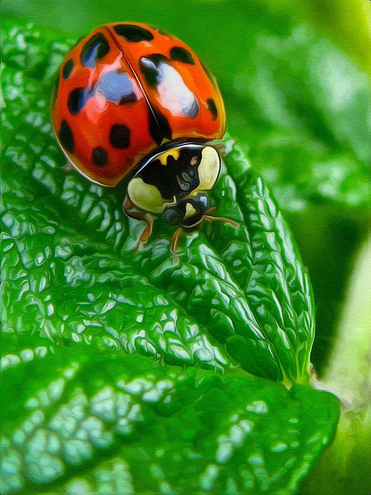
#> input picture lab4/img1.png, 371 x 495 px, shrunk from 675 x 900 before the run
$ python lab4.py
#> lines starting #> are read from the running program, lines starting #| are printed output that depends on the picture; after the words box and inside, x2 and y2 are one past the last pixel; in counts of white or black regions, pixels touching at a corner belong together; long printed decimals are rounded
import numpy as np
from PIL import Image
import matplotlib.pyplot as plt
# [19 lines of commented-out code are left out]

'''
4: twierdzenie Nyquista
5: aliasing
'''
###############################################################################
# Kwantyzacja

#axis = 1 - row, axis = 2 - col, axis = 2 depth
jasnosc = lambda img: (np.max(img, axis=2) + np.min(img, axis=2))/2
usrednienie = lambda img: img.mean(axis=2)
luminacja = lambda img: np.dot(img, [0.21, 0.72, 0.07])

# 3.1
img = np.array(Image.open('img1.png'))
#> img is the input picture: shape (495, 371, 3); mean R, G, B 67.6, 135, 41.5
# 3.2
print(f'Shape: {img.shape}')
#| Shape: (495, 371, 3)
# 3.3
print(f'Depth: {img[0, 0].size}')
#| Depth: 3

jas = jasnosc(img)
usr = usrednienie(img)
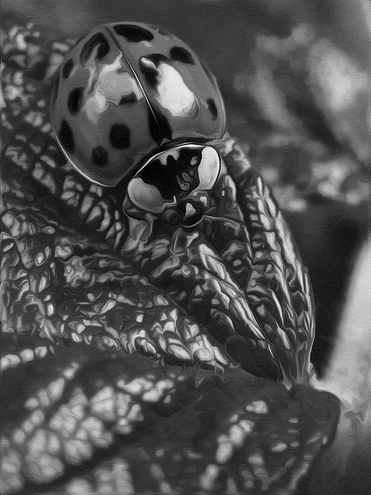
#> usr: shape (495, 371) float64; min 0, max 255, mean 81.4
lum = luminacja(img)
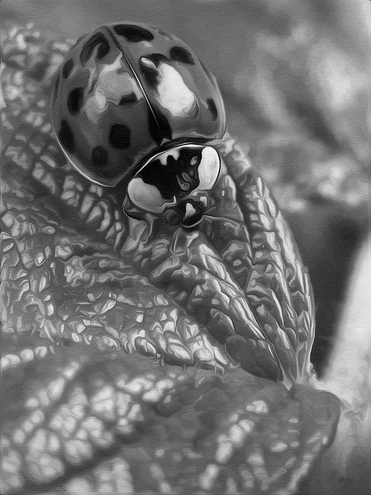
#> lum: shape (495, 371) float64; min 0, max 255, mean 114.3

met1, bins1 = np.histogram(jas.flatten(), bins=256, range=[0,255])
#> met1 = 256 values, max 3328 at index 69, min 0 at index 129, mean 717.4; bins1 = 257 values from 0 to 255
met2, bins2 = np.histogram(usr.flatten(), bins=256, range=[0,255])
#> met2 = 256 values, max 2915 at index 54, min 0 at index 246, mean 717.4; bins2 = 257 values from 0 to 255
met3, bins3 = np.histogram(lum.flatten(), bins=256, range=[0,255])
#> met3 = 256 values, max 2285 at index 102, min 1 at index 247, mean 717.4; bins3 = 257 values from 0 to 255
reduced, redu_bins = np.histogram(img.flatten(), bins=16, range=[0, 255])
#> reduced = [136117, 52879, 41082, 30774, 30474, 30205, 30916, 35618, 41790, 37871, 27925, 20869, 15483, 10404, 6154, 2374]; redu_bins = 17 values from 0 to 255

print(f"stare zakresy:")
for i in range(len(redu_bins)-1):
    print(f"{redu_bins[i]} - {redu_bins[i+1]}")
#> this loop made 16 passes
#| 0.0 - 15.9375
#| 15.9375 - 31.875
#| 31.875 - 47.8125
#| 47.8125 - 63.75
#| 63.75 - 79.6875
#| 79.6875 - 95.625
#| 95.625 - 111.5625
#| 111.5625 - 127.5
#> (further printed lines are left out)

#obliczanie srodkowej wartosci dla kazdego z przedzialow bin
midd_vals = (redu_bins[:-1] + redu_bins[1:])/2
#> midd_vals = [7.97, 23.91, 39.84, 55.78, 71.72, 87.66, 103.6, 119.5, 135.5, 151.4, 167.3, 183.3, 199.2, 215.2, 231.1, 247]

print(f"nowe zakresy:")
for i in range(len(midd_vals)-1):
    print(f"{midd_vals[i]} - {midd_vals[i+1]}")
#> this loop made 15 passes
#| 7.969 - 23.906
#| 23.906 - 39.844
#| 39.844 - 55.781
#| 55.781 - 71.719
#| 71.719 - 87.656
#| 87.656 - 103.594
#| 103.594 - 119.531
#| 119.531 - 135.469
#> (further printed lines are left out)

# -1 bo ostatni jest gorna granica ostatniego przedzialu
redu_img = np.digitize(img, redu_bins[:-1])

# zastepujemy kazdy piksel zredukowanego obrazu wartoscia wysrodkowana z danego przedzialu
for i in range(len(midd_vals)):
    redu_img[redu_img == i] = midd_vals[i]
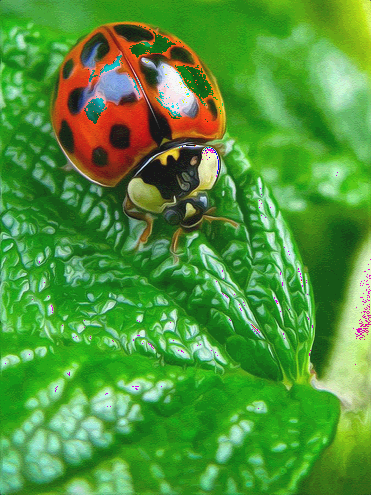
#> redu_img: shape (495, 371, 3) int64; mean R, G, B 80.7, 149.9, 58.3

plt.figure(figsize=(12, 6))

plt.subplot(2, 5, 1)
plt.imshow(img)
plt.title('Original image')

plt.subplot(2, 5, 2)
plt.hist(jas.ravel(), color='red', edgecolor='black')
plt.title('Jasnosc')

plt.subplot(2, 5, 3)
plt.hist(usr.ravel(), color='green', edgecolor='black')
plt.title('Usrednienie')

plt.subplot(2, 5, 4)
plt.hist(lum.ravel(), color='blue', edgecolor='black')
plt.title('Luminacja')

plt.subplot(2, 5, 5)
plt.hist(redu_img.ravel(), color='orange', edgecolor='black')
plt.title('Reduced')

plt.subplot(2, 5, 7)
plt.imshow(jas)
plt.title('↓')

plt.subplot(2, 5, 8)
plt.imshow(usr)
plt.title('↓')

plt.subplot(2, 5, 9)
plt.imshow(lum)
plt.title('↓')

plt.subplot(2, 5, 10)
plt.imshow(redu_img)
plt.title('↓')

plt.tight_layout()
plt.show()
#> figure, not shown here; panel 2: tallest bar 38752 high, from x = 63.75 to 76.5; panel 3: tallest bar 57226 high, from x = 51 to 76.5; panel 4: tallest bar 48741 high, from x = 102 to 127.5; panel 5: tallest bar 191370 high, from x = 16 to 39.1

################################################################################
# 4 Binaryzacja

# 4.2
img = np.array(Image.open('gradient2.png'))
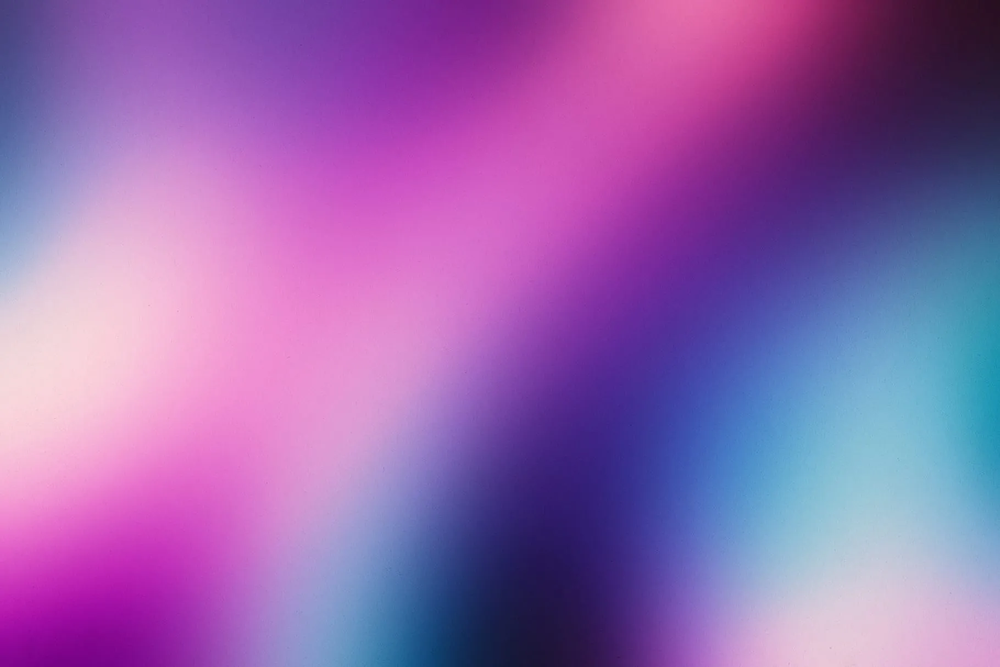
#> input picture lab4/gradient2.png, 1000 x 667 px, shrunk from 1820 x 1214 before the run
#> img is the input picture: shape (667, 1000, 3); mean R, G, B 149.7, 103.2, 175.1
img_gray = jasnosc(img)
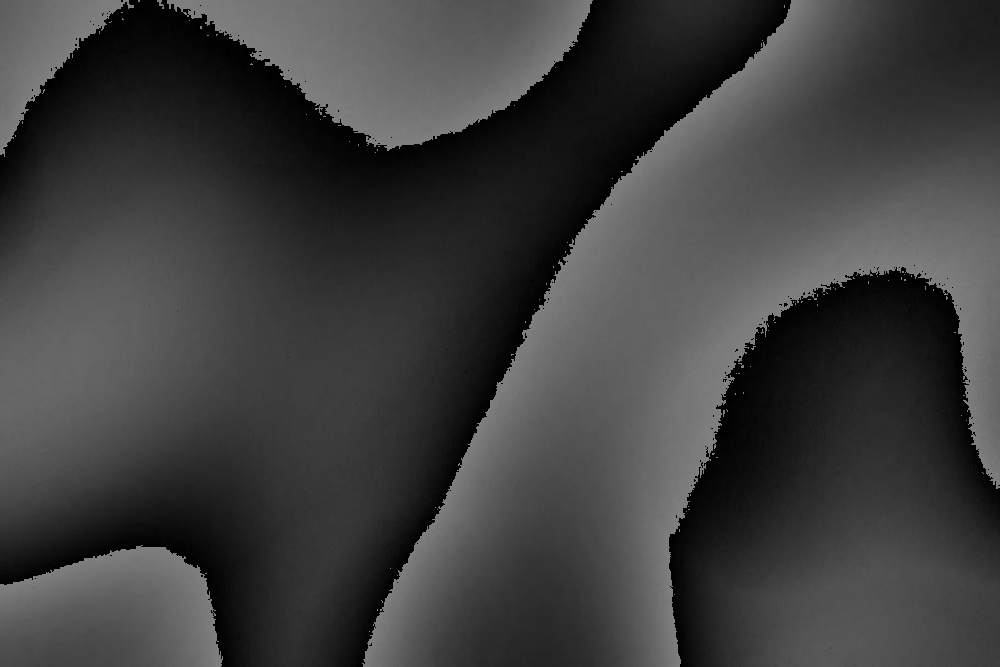
#> img_gray: shape (667, 1000) float64; min 0, max 127.5, mean 62.3

hist, bins = np.histogram(img_gray.ravel(), bins=256, range=[0,255])
#> hist = 256 values, max 7431 at index 99, min 0 at index 129, mean 2605.5; bins = 257 values from 0 to 255

# 4.3
def find_threshold(hist):
    #otsu method

    hist = hist.astype("float")
    # Obliczenie całkowitej liczby pikseli w obrazie
    total_pixels = np.sum(hist)
#> total_pixels = 667000
    # Obliczenie sumy intensywności pikseli
    sum_intensity = np.dot(np.arange(256), hist) # dla sredniej mF
#> sum_intensity = 41421033
    # print(sum_intensity)

    sumB = 0
    wB = 0 # waga Background'u
    maximum = 0
    threshold = 0

    # Iteracja przez możliwe wartości progu
    for t in range(256):
        # Dodanie wagi aktualnego piksela do sumy wag pikseli dla tła
        wB += hist[t] # liczba pikseli wzietych jako tlo
        # Kontynuacja pętli jeśli suma wag pikseli dla tła wynosi 0
        if wB == 0:
            continue
        # Obliczenie sumy wag pikseli dla pierwszego planu
        wF = total_pixels - wB # liczba pikseli ktore nie zostaly jeszcze zklasyfikowane jako tlo
        # Przerwanie pętli jeśli suma wag pikseli dla pierwszego planu wynosi 0
        if wF == 0: # brak dalszych pikseli
            break
        # Dodanie wartości intensywności piksela pomnożonej przez ilość pikseli o danej intensywności do sumy intensywności pikseli dla tła
        sumB += t * hist[t] # i = t hist[i] = pi
        # Obliczenie średniej intensywności piksela dla tła
        mB = sumB / wB #μ1
        # Obliczenie średniej intensywności piksela dla pierwszego planu
        mF = (sum_intensity - sumB) / wF #μ0
        # Obliczenie wariancji międzyklasowej dla aktualnego progu
        between_class_variance = wB * wF * (mB - mF) ** 2   # ω0*w1*(μ1 - μ0)^2
        # Aktualizacja maksimum i wartości progu jeśli aktualna wariancja międzyklasowa jest większa
        if between_class_variance > maximum:
            maximum = between_class_variance
            threshold = t
#> this loop made 129 passes
#> (wB, wF, sumB, mB, mF, maximum) on passes 1 to 12: (5167, 661833, 0, 0, 62.59, 1.34e+13), (10882, 656118, 5715, 0.525, 63.12, 2.8e+13), (16265, 650735, 16481, 1.01, 63.63, 4.15e+13), (21304, 645696, 31598, 1.48, 64.1, 5.39e+13), (26497, 640503, 52370, 1.98, 64.59, 6.65e+13), (31425, 635575, 77010, 2.45, 65.05, 7.83e+13), (36537, 630463, 107682, 2.95, 65.53, 9.02e+13), (41852, 625148, 144887, 3.46, 66.03, 1.02e+14), (47090, 619910, 186791, 3.97, 66.52, 1.14e+14), (52268, 614732, 233393, 4.47, 67, 1.26e+14), (57340, 609660, 284113, 4.95, 67.48, 1.37e+14), (62228, 604772, 337881, 5.43, 67.93, 1.47e+14)
#> after the loop, maximum = 4.43e+14; sumB = 41110889; threshold = 64; wB = 667000

    return threshold

plt.figure(figsize=(10,5))

plt.subplot(1,4, 1)
plt.imshow(img)
plt.title('Gradient img')

plt.subplot(1, 4, 2)
plt.hist(img_gray.ravel(), color='orange', bins=256)
plt.title('Gradient to gray')

# 4.4
threshold = find_threshold(hist)
#> threshold = 64
binary_image = np.where(img_gray > threshold, 1, 0)
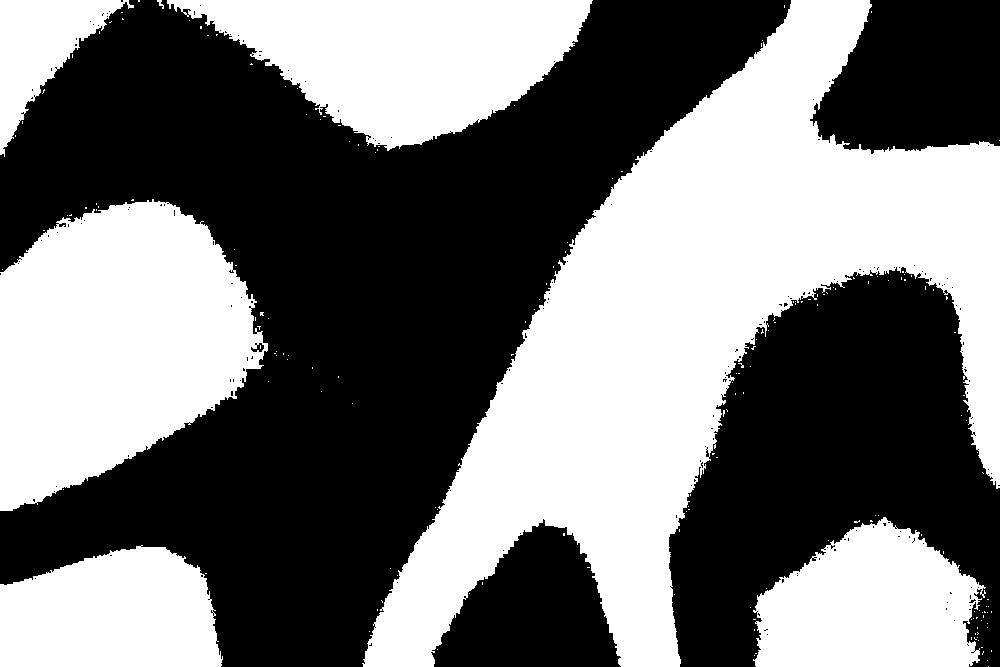
#> binary_image: shape (667, 1000) int64; values 0 (black) and 1 (white), 46.4% white; 184 white regions (177 under 20 px), largest, box (x1, y1, x2, y2) and area: (362, 0, 1000, 667) 157980, (0, 199, 268, 511) 57479, (167, 0, 593, 151) 37710

# 4.5
plt.subplot(1, 4, 3)
plt.imshow(binary_image, cmap = 'gray')
plt.title('Binary Image')

plt.subplot(1, 4, 4)
plt.hist(binary_image.ravel(), range=[0,1])
plt.title('Binary Image')
plt.tight_layout()
plt.show()
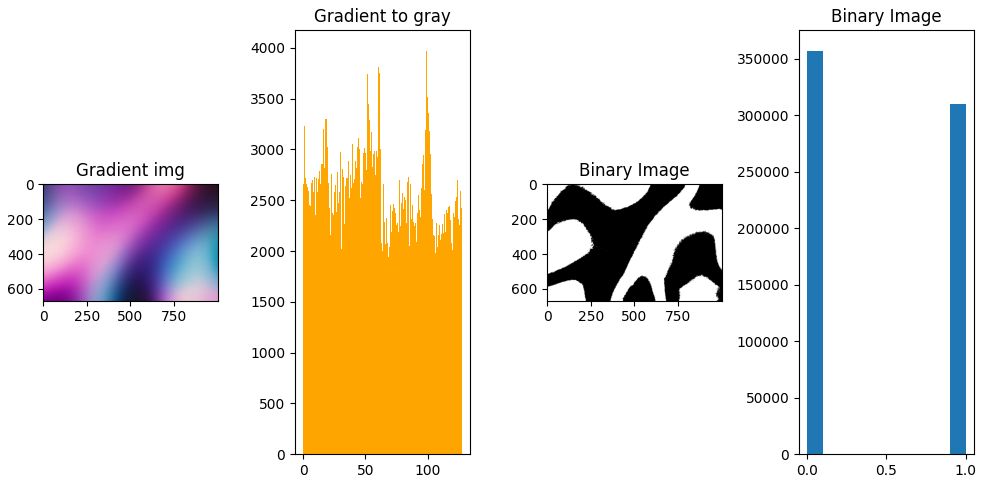
#> figure drawn by matplotlib, 4 panels; panel 2: tallest bar 3973 high, from x = 99.11 to 99.61; panel 4: tallest bar 357279 high, from x = -6.94e-18 to 0.1
